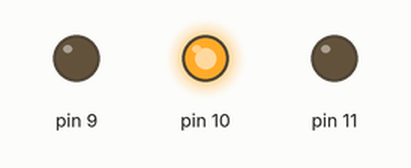
Bench run of a sketch on a simulated Arduino Uno, built with avr-gcc and run on an emulated ATmega328P. On the bench: output pins drawn as LEDs (lit = HIGH). Random numbers use the default seed unless the sketch sets one; what the sketch prints to the serial monitor is not drawn.

Above: at 0.1 s.
At 6.1 s:
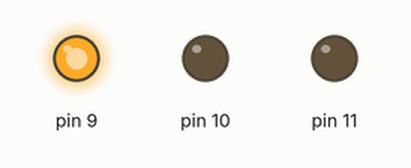
At 20.1 s:
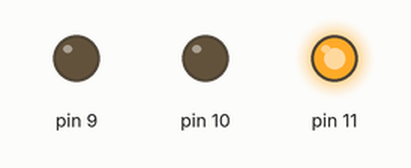
At 39.1 s:
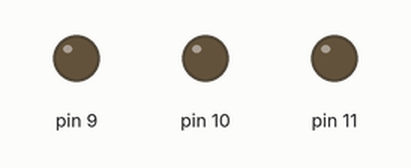
Timing chart, 0 to 40.0 s (numbered marks = the images above):
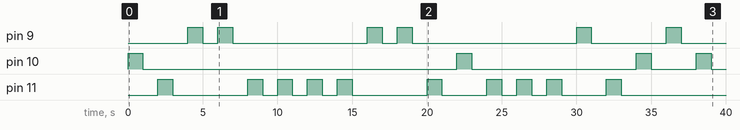

The sketch:

analog_rgb_led_exam.ino
```cpp
void setup() {
  Serial.begin(9600);
  pinMode(11,OUTPUT);
  pinMode(10,OUTPUT);
  pinMode(9,OUTPUT);
}

void loop() {
  //가변저항에서 값을 읽어오기 - 0~1023
  //led: 0~255
  int led = rand() % ((11-9)+1) +9;
  Serial.print(led);
  analogWrite(led,255);
  delay(1000);
  analogWrite(led,0);
  delay(1000);
}
```

Measured:
- by itself, pin 9: LOW → HIGH at 4.0 s, → LOW 1.0 s later, → HIGH 1.0 s later, → LOW 1.0 s later, … (12 changes in this stretch)
- by itself, pin 10: LOW → HIGH at 0.00 s, → LOW 1.0 s later, → HIGH 21.0 s later, → LOW 1.0 s later, … (8 changes in this stretch)
- by itself, pin 11: LOW → HIGH at 2.0 s, → LOW 1.0 s later, → HIGH 5.0 s later, → LOW 1.0 s later, … (20 changes in this stretch)
